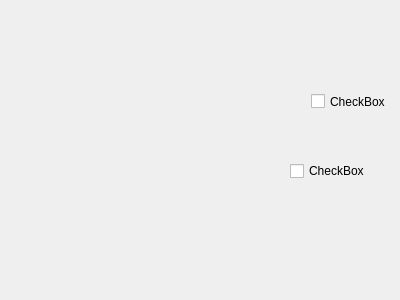
<?xml version="1.0" encoding="UTF-8"?>
<ui version="4.0">
 <class>TestDialog</class>
 <widget class="QDialog" name="TestDialog">
  <property name="geometry">
   <rect>
    <x>0</x>
    <y>0</y>
    <width>400</width>
    <height>300</height>
   </rect>
  </property>
  <property name="windowTitle">
   <string>Dialog</string>
  </property>
  <widget class="QCheckBox" name="checkBox">
   <property name="geometry">
    <rect>
     <x>290</x>
     <y>160</y>
     <width>82</width>
     <height>22</height>
    </rect>
   </property>
   <property name="text">
    <string>CheckBox</string>
   </property>
  </widget>
  <widget class="QCheckBox" name="checkBox_2">
   <property name="geometry">
    <rect>
     <x>311</x>
     <y>91</y>
     <width>91</width>
     <height>21</height>
    </rect>
   </property>
   <property name="text">
    <string>CheckBox</string>
   </property>
  </widget>
 </widget>
 <resources/>
 <connections/>
</ui>
